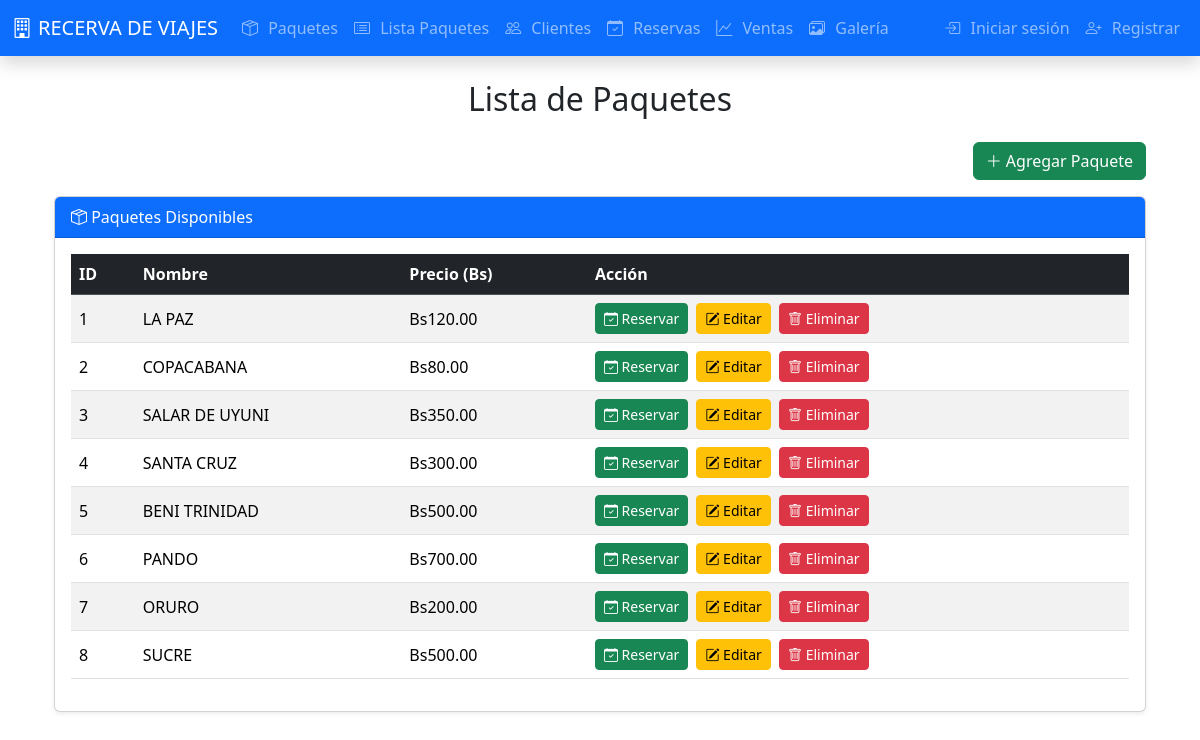
/paquetes, run on the app's committed database.
### tables this page shows
CREATE TABLE paquetes (
                id_destino INTEGER PRIMARY KEY AUTOINCREMENT,
                nombre TEXT NOT NULL,
                precio REAL NOT NULL
            );

### controllers/paquetes_controller.py (the view)
@paquetes_bp.route('/paquetes')
def list_paquetes():
    paquetes = all_paquetes()
    return render_template('paquetes/list.html', paquetes=paquetes)

### database.py (called while the page is built)
def get_connection():
    db_path = current_app.config.get('DB_PATH')
    conn = sqlite3.connect(db_path)
    conn.row_factory = sqlite3.Row
    return conn

### models/paquete_model.py (called while the page is built)
def all():
    conn = get_connection()
    rows = conn.execute('SELECT * FROM paquetes').fetchall()
    conn.close()
    return rows

### templates/paquetes/list.html
{% extends 'base.html' %}
{% block content %}
<div class="container">
  <h2 class="text-center mb-4">Lista de Paquetes</h2>
  <div class="d-flex justify-content-end mb-3">
    <a class="btn btn-success" href="{{ url_for('paquetes.add_paquete') }}">
      <i class="bi bi-plus-lg"></i> Agregar Paquete
    </a>
  </div>
  <div class="card shadow-sm">
    <div class="card-header bg-primary text-white">
      <i class="bi bi-box-seam"></i> Paquetes Disponibles
    </div>
    <div class="card-body table-responsive">
      <table class="table table-striped table-hover align-middle">
        <thead class="table-dark">
          <tr>
            <th>ID</th>
            <th>Nombre</th>
            <th>Precio (Bs)</th>
            <th>Acción</th>
          </tr>
        </thead>
        <tbody>
          {% for p in paquetes %}
          <tr>
            <td>{{ p['id_destino'] }}</td>
            <td>{{ p['nombre'] }}</td>
            <td>Bs{{ '{:.2f}'.format(p['precio']) }}</td>
            <td>
              <a class="btn btn-sm btn-success me-1" href="{{ url_for('reservas.reservar', id_paquete=p['id_destino']) }}">
                <i class="bi bi-calendar-check"></i> Reservar
              </a>
              <a class="btn btn-sm btn-warning me-1" href="{{ url_for('paquetes.edit_paquete', id_destino=p['id_destino']) }}">
                <i class="bi bi-pencil-square"></i> Editar
              </a>
              <form method="POST" action="{{ url_for('paquetes.delete_paquete', id_destino=p['id_destino']) }}" style="display:inline;" onsubmit="return confirm('¿Eliminar paquete?');">
                <button class="btn btn-sm btn-danger">
                  <i class="bi bi-trash"></i> Eliminar
                </button>
              </form>
            </td>
          </tr>
          {% else %}
          <tr>
            <td colspan="4" class="text-center text-muted">No hay paquetes disponibles.</td>
          </tr>
          {% endfor %}
        </tbody>
      </table>
    </div>
  </div>
</div>
{% endblock %}

### data on the page
paquetes: id_destino "1", nombre "LA PAZ", precio "120.00"
paquetes: id_destino "2", nombre "COPACABANA", precio "80.00"
paquetes: id_destino "3", nombre "SALAR DE UYUNI", precio "350.00"
paquetes: id_destino "4", nombre "SANTA CRUZ", precio "300.00"
paquetes: id_destino "5", nombre "BENI TRINIDAD", precio "500.00"
paquetes: id_destino "6", nombre "PANDO", precio "700.00"
paquetes: id_destino "7", nombre "ORURO", precio "200.00"
paquetes: id_destino "8", nombre "SUCRE", precio "500.00"
